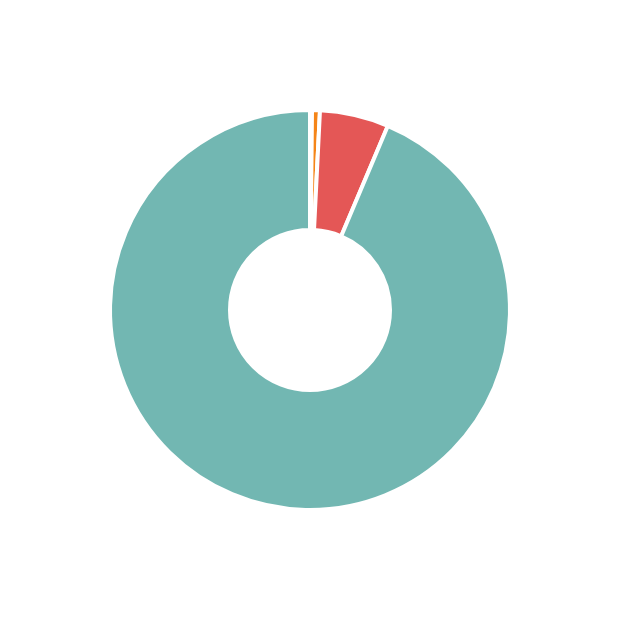

Source (Vega-Lite JSON):
### Vega specification from a JSON file in a GitHub repository (floating-point values rounded to 4 significant figures)
{"$schema": "https://vega.github.io/schema/vega/v6.json", "width": 300, "height": 300, "padding": 5, "autosize": "none", "background": "white", "data": [{"name": "t", "values": [{"i": 0, "a0": 0, "a1": 0.01, "ir": 40, "or": 100}, {"i": 1, "a0": 0.01, "a1": 0.05, "ir": 40, "or": 100}, {"i": 2, "a0": 0.05, "a1": 0.4, "ir": 40, "or": 100}, {"i": 3, "a0": 0.4, "a1": 6.283, "ir": 40, "or": 100}]}], "scales": [{"name": "c", "type": "ordinal", "domain": {"data": "t", "field": "i"}, "range": "category"}], "marks": [{"type": "arc", "from": {"data": "t"}, "encode": {"update": {"x": {"value": 150}, "y": {"value": 150}, "startAngle": {"field": "a0"}, "endAngle": {"field": "a1"}, "innerRadius": {"field": "ir"}, "outerRadius": {"field": "or"}, "fill": {"scale": "c", "field": "i"}, "stroke": {"value": "white"}, "strokeWidth": {"value": 2}}}}]}
